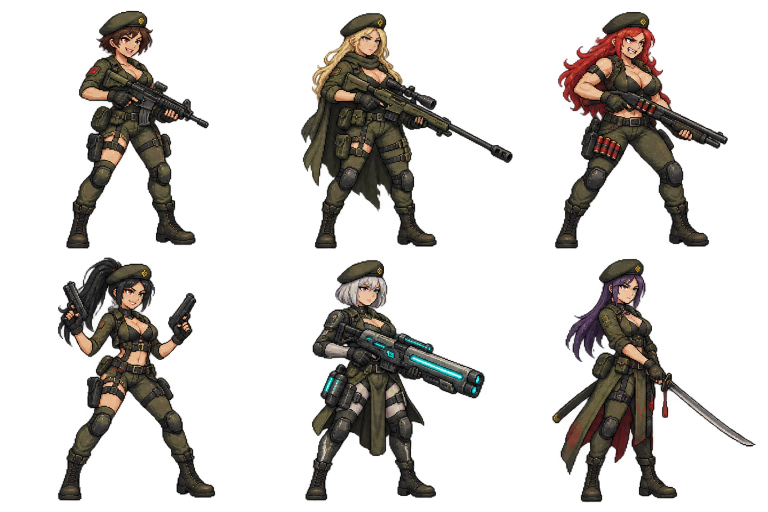
#> input picture art/military/source/mercenaries-a.png, 1536 x 1024 px, found by its file name (shown at 1/2 size); its folder holds 5 pictures in this run
$ python import-mercenaries.py
#> lines starting #> are read from the running program, lines starting #| are printed output that depends on the picture
"""Slice original ChatGPT downloads; preserve source PNGs and alpha unchanged."""
from PIL import Image
from pathlib import Path
import json
root=Path('assets/resources/ui/military');src=Path('art/military/source')
rosters={'a':[0,1,2,3,21,14],'b':[4,5,6,7,8,9],'c':[10,11,12,13,15,16],'d':[17,18,19,20,22,23],'e':[24,25,26,27,28,29]}
heads={'a':[260,755,1240,245,745,1250],'b':[270,752,1275,255,750,1280],'c':[257,745,1260,264,748,1255],'d':[250,750,1250,250,750,1250],'e':[240,755,1240,250,750,1250]}
def silhouettes(im):
 # Alpha-connected components separate even weapons crossing nominal grid cells.
 w,h=im.size;mask=bytearray(im.getchannel('A').point(lambda v:255 if v>100 else 0).tobytes());parts=[]
 for pos in range(w*h):
  if not mask[pos]:continue
  todo=[pos];mask[pos]=0;pixels=[]
  while todo:
   p=todo.pop();pixels.append(p);x=p%w
   for n in (p-w,p+w,p-1 if x else -1,p+1 if x<w-1 else -1):
    if 0<=n<w*h and mask[n]:mask[n]=0;todo.append(n)
  if len(pixels)>100:parts.append(pixels)
 parts=sorted(parts,key=len,reverse=True)[:6]
 def location(ps):
  return (sum(p//w for p in ps)/len(ps),sum(p%w for p in ps)/len(ps))
 parts=sorted(parts,key=lambda ps:location(ps)[0]);parts=sorted(parts[:3],key=lambda ps:location(ps)[1])+sorted(parts[3:],key=lambda ps:location(ps)[1])
 result=[]
 for ps in parts:
  alpha=bytearray(w*h)
  for p in ps:alpha[p]=255
  isolated=im.copy();isolated.putalpha(Image.frombytes('L',(w,h),bytes(alpha)));result.append(isolated)
 return result

def save(im,folder,id):
 p=root/folder/f'{id}.png';p.parent.mkdir(parents=True,exist_ok=True);im.save(p)
for batch,ids in rosters.items():
 path=src/f'mercenaries-{batch}.png'
 if not path.exists():continue
 im=Image.open(path).convert('RGBA');w,h=im.size;parts=silhouettes(im)
#> further down, im is the input picture: PIL image 1536x1024 RGBA; mean R, G, B, A 41.9, 35.8, 29.9, 62.1
#> after `w, h = im.size`: w = 1536; h = 1024
#> after the loop in silhouettes, `for ps in parts:`:
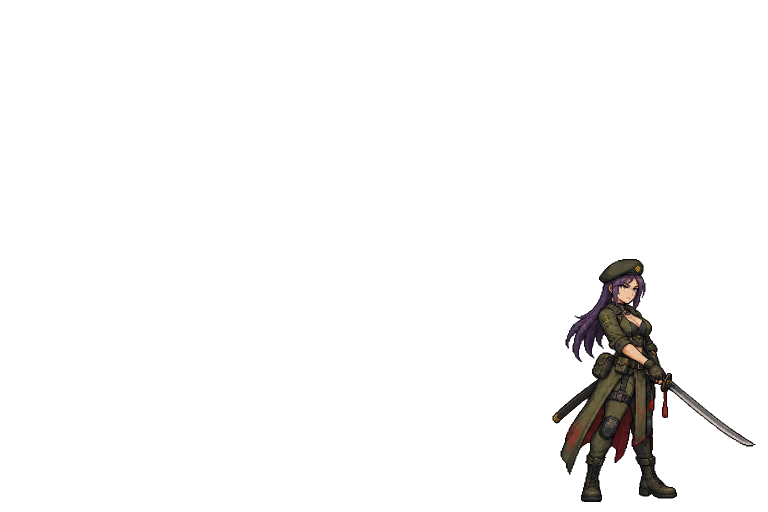
#> isolated: PIL image 1536x1024 RGBA (shown at 1/2 size); mean R, G, B, A 41.9, 35.8, 29.9, 10.2; transparent parts drawn white
#> after the loop in silhouettes, `for ps in parts:`: result = 6 items
#> after `parts = silhouettes(im)`: parts = 6 items
 for cell,id in enumerate(ids):
  r=cell//3;isolated=parts[cell];bounds=isolated.getchannel('A').getbbox();art=isolated.crop(bounds)
  cut=art.copy();cut.thumbnail((372,500),Image.Resampling.NEAREST);out=Image.new('RGBA',(384,512));out.alpha_composite(cut,((384-cut.width)//2,512-cut.height));save(out,'cutins',id)
  actor=art.copy();actor.thumbnail((184,([174,142,178,155,169,182][cell] if batch=='e' else 178)),Image.Resampling.NEAREST);out=Image.new('RGBA',(192,192));out.alpha_composite(actor,((192-actor.width)//2,186-actor.height));save(out,'mercenaries',id)
  cx=heads[batch][cell];top=r*h//2
  face=isolated.crop((cx-110,top,cx+110,top+230));face.thumbnail((128,128),Image.Resampling.NEAREST);out=Image.new('RGBA',(128,128));out.alpha_composite(face,((128-face.width)//2,0));save(out,'profiles',id)
#> this loop made 6 passes
#> bounds on passes 1 to 6: (133, 22, 417, 497), (603, 26, 1025, 497), (1110, 24, 1455, 497), (116, 515, 430, 1001), (611, 520, 969, 1001), (1105, 518, 1511, 1004)
#> pass 1, in save, `p = root / folder / f'{id}.png'`:
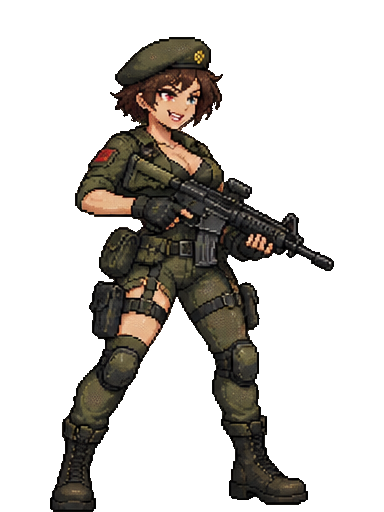
#> saved as 0.png: PIL image 384x512 RGBA; mean R, G, B, A 19, 16.2, 12.7, 70.2; transparent parts drawn white
#> after the loop:
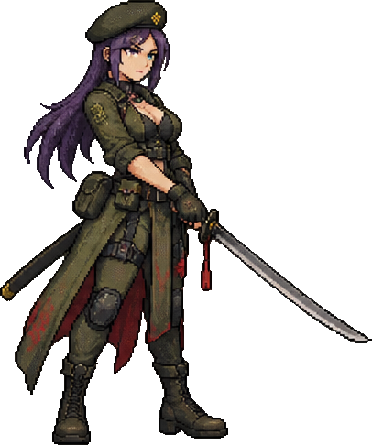
#> cut: PIL image 372x445 RGBA; mean R, G, B, A 48.3, 41, 37.6, 81.6; transparent parts drawn white
#> after the loop:
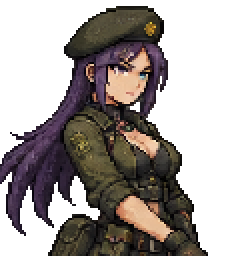
#> face: PIL image 122x128 RGBA (shown 2 times larger); mean R, G, B, A 59.5, 49.7, 47.2, 123.9; transparent parts drawn white
#> after the loop:
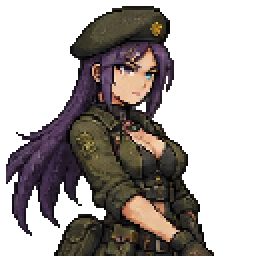
#> out: PIL image 128x128 RGBA (shown 2 times larger); mean R, G, B, A 35, 28.9, 26.4, 118.1; transparent parts drawn white
#> pass 2 of the loop `for batch,ids in rosters.items():`:
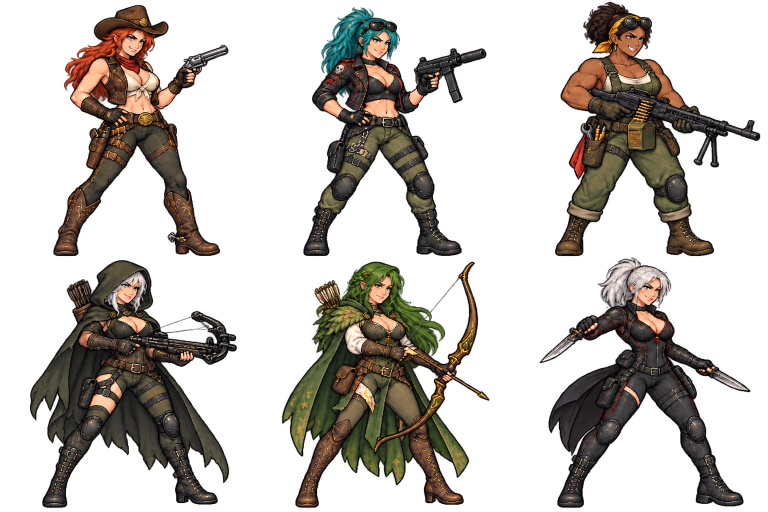
#> input picture art/military/source/mercenaries-b.png, 1536 x 1024 px, found by its file name (shown at 1/2 size)
#> im is the input picture: PIL image 1536x1024 RGBA; mean R, G, B, A 54.5, 45.4, 35.1, 83.8
#> the loop in silhouettes (call 2), `for ps in parts:` made 6 passes
#> the loop `for cell,id in enumerate(ids):` made 6 passes
#> bounds on passes 1 to 6: (107, 10, 457, 512), (607, 14, 973, 512), (1110, 4, 1520, 512), (60, 520, 474, 1016), (564, 523, 979, 1016), (1079, 515, 1501, 1016)
#> pass 1, in save (call 19), `p = root / folder / f'{id}.png'`:
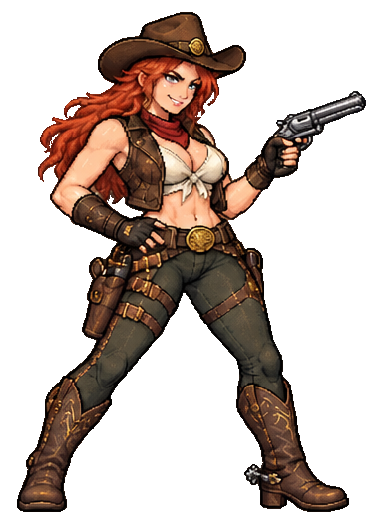
#> saved as 4.png: PIL image 384x512 RGBA; mean R, G, B, A 37.6, 25.1, 18.6, 92; transparent parts drawn white
#> after the loop `for cell,id in enumerate(ids):`:
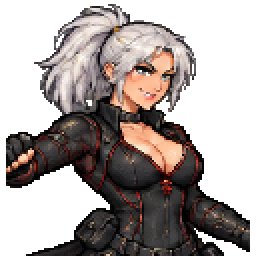
#> out: PIL image 128x128 RGBA (shown 2 times larger); mean R, G, B, A 54.1, 45.7, 43, 137; transparent parts drawn white
#> pass 3 of the loop `for batch,ids in rosters.items():`:
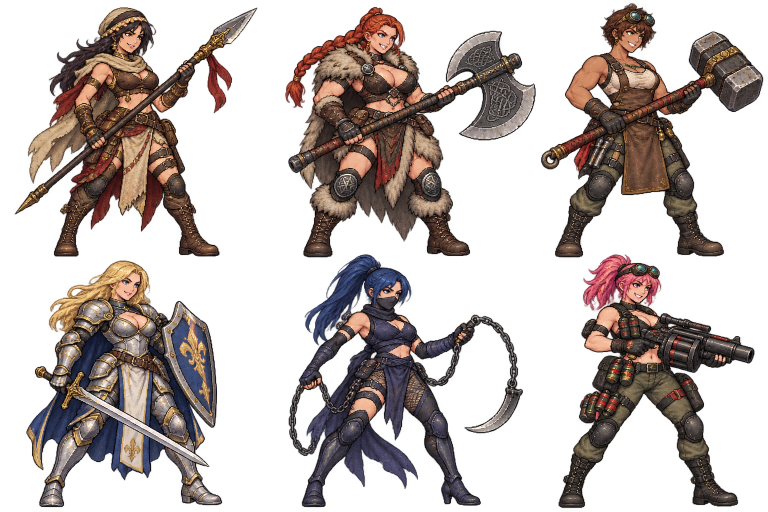
#> input picture art/military/source/mercenaries-c.png, 1536 x 1024 px, found by its file name (shown at 1/2 size)
#> im is the input picture: PIL image 1536x1024 RGBA; mean R, G, B, A 78.5, 61.4, 55.5, 99
#> the loop `for cell,id in enumerate(ids):` made 6 passes
#> bounds on passes 1 to 6: (29, 15, 515, 513), (571, 14, 1071, 515), (1082, 7, 1526, 515), (53, 521, 444, 1014), (577, 509, 1046, 1014), (1117, 509, 1509, 1016)
#> pass 1, in save (call 38), `p = root / folder / f'{id}.png'`:
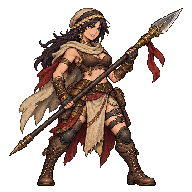
#> saved as 10.png: PIL image 192x192 RGBA; mean R, G, B, A 39.1, 27.3, 21.2, 91.7; transparent parts drawn white
#> after the loop `for cell,id in enumerate(ids):`:
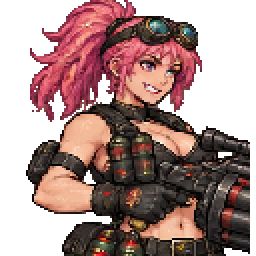
#> out: PIL image 128x128 RGBA (shown 2 times larger); mean R, G, B, A 75.7, 48.2, 45, 160.1; transparent parts drawn white
#> the loop made 5 passes; the first 3 are shown
im=Image.open(src/'battlefield.png').convert('RGB');w,h=im.size
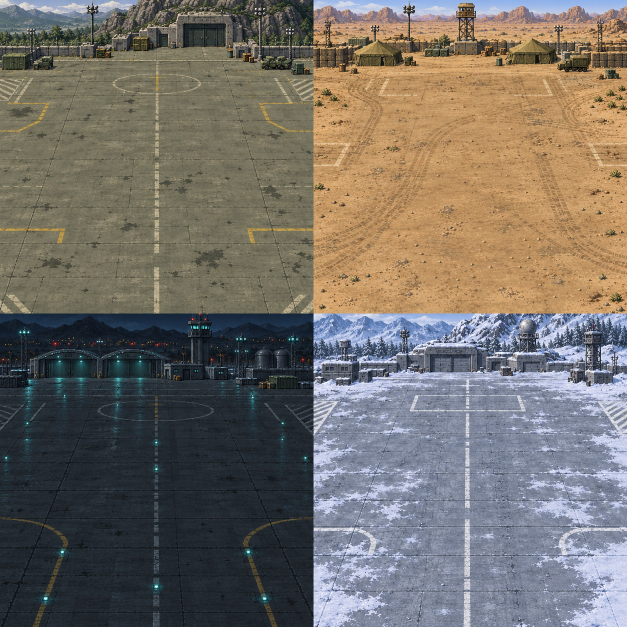
#> input picture art/military/source/battlefield.png, 1254 x 1254 px, found by its file name (shown at 1/2 size)
#> further down, im is the input picture: PIL image 1254x1254 RGB; mean R, G, B 116.6, 110.7, 103.5
#> after `w, h = im.size`: w = 1254; h = 1254
for i in range(4):save(im.crop((i%2*w//2,i//2*h//2,(i%2+1)*w//2,(i//2+1)*h//2)),'battlefield',i)
#> this loop made 4 passes
#> pass 2, in save (call 74), `p = root / folder / f'{id}.png'`:
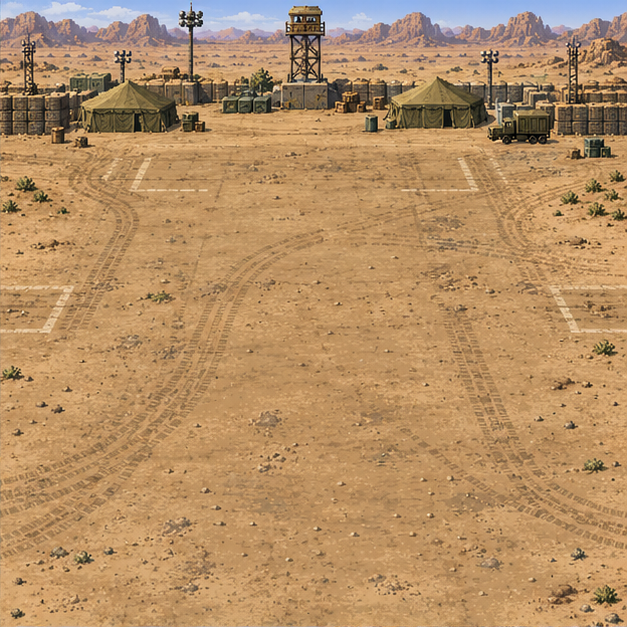
#> saved as 1.png: PIL image 627x627 RGB; mean R, G, B 180.6, 143.1, 101.8
print('Imported separate actors, cut-ins, profiles and battlefield tiles.')
